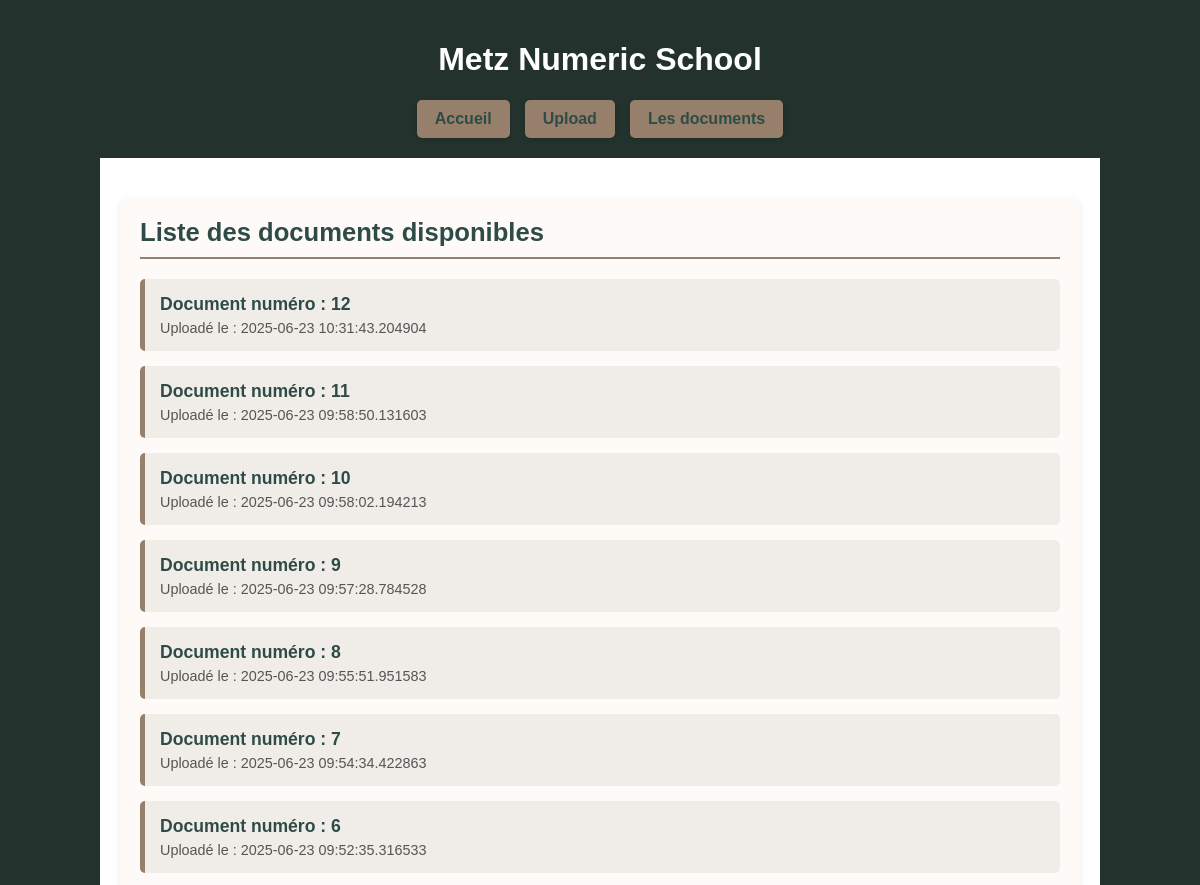
/list (upper part), run on an earlier commit of the app's database.
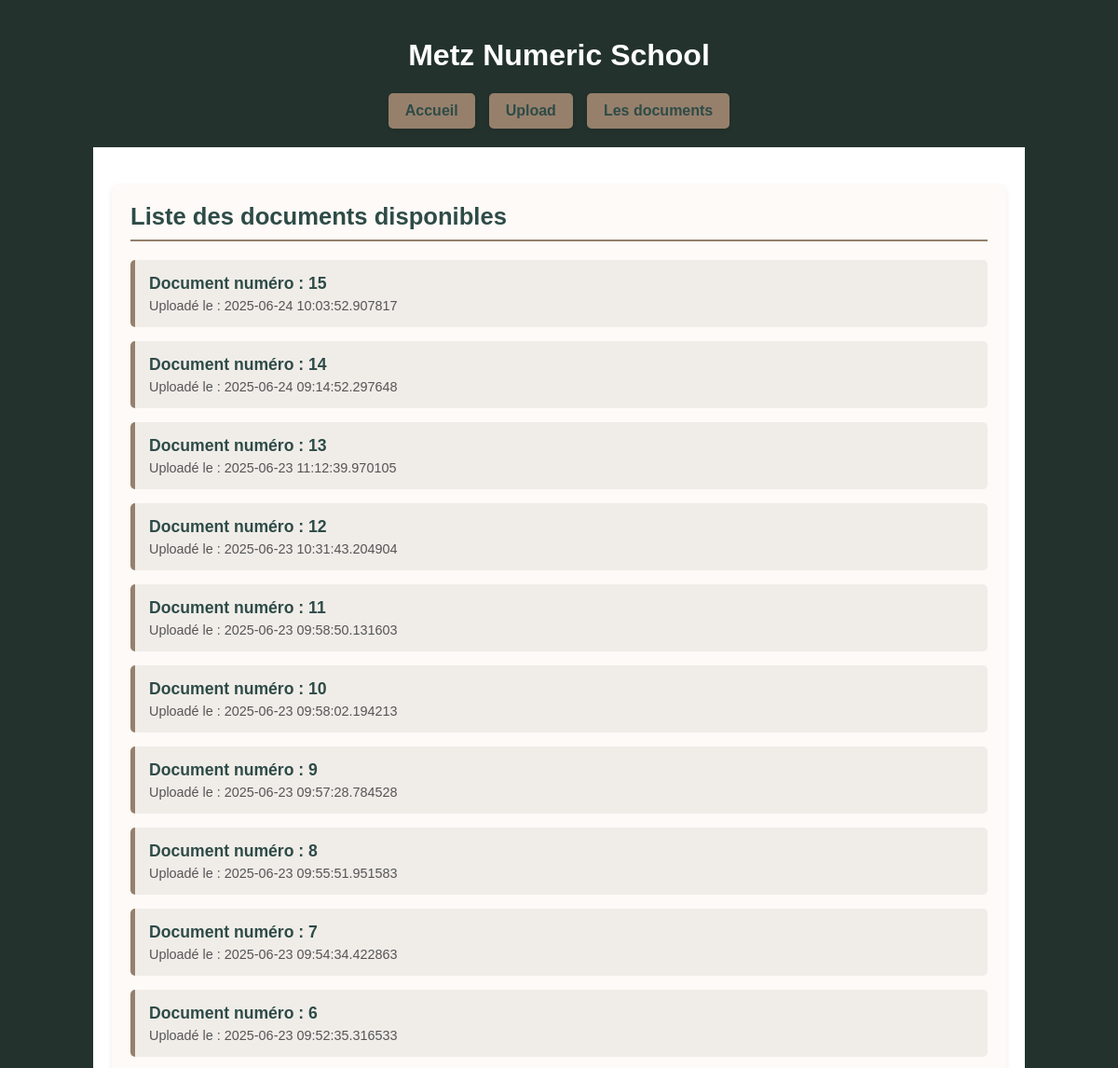
And on a later commit of the database.
### models/document.py (models this page shows, shortened)
class Document(db.Model):
    __tablename__ = 'documents'
    id = db.Column(db.Integer, primary_key=True)
    filename = db.Column(db.String(255), nullable=False)
    filepath = db.Column(db.String(255), nullable=False)
    uploaded_at = db.Column(db.DateTime, default=now_paris)
    faqs = db.relationship('FAQ', backref='document', lazy=True)

### app.py (the view)
@app.route('/list')
def list_documents():
    documents = Document.query.order_by(Document.id.desc()).all()
    return render_template('list.html', documents=documents)

### templates/list.html
{% extends "base.html" %}
{% block content %}
<section id="documents">
    <h2>Liste des documents disponibles</h2>
    {% if documents %}
        <ul>
            {% for doc in documents %}
                <li>
                    <strong>
                      <a href="{{ url_for('showfaq') }}?document_id={{ doc.id }}">
                        Document numéro : {{ doc.id }}
                      </a>
                    </strong><br>
                    <small>Uploadé le : {{ doc.uploaded_at }}</small>
                </li>
            {% endfor %}
        </ul>
    {% else %}
        <p>Aucun document disponible.</p>
    {% endif %}
</section>
{% endblock %}

### templates/base.html (shortened to what this page needs)
<!DOCTYPE html>
<html lang="fr">
<head>
    <link rel="stylesheet" href="{{ url_for('static', filename='style.css') }}">
</head>
<body>
    <header>
        <h1>Metz Numeric School</h1>
        <nav>
            <a href="/">Accueil</a>
            <a href="/upload"> Upload</a>
            <a href="/list"> Les documents</a>
        </nav>
    </header>
    <main>
        {% block content %}{% endblock %}
    </main>
</body>
</html>

### static/style.css (style rules this page uses)
body { font-family: Arial, sans-serif; margin: 0; background-color: #23322D; color: #333; }
header { background-color: #23322D; color: white; padding: 20px; text-align: center; }
nav { margin-top: 10px; display: flex; justify-content: center; gap: 15px; flex-wrap: wrap; }
nav a { background-color: #96806c; color: #2e4b47; padding: 10px 18px; text-decoration: none; font-weight: bold; border-radius: 5px; transition: background-color 0.3s ease, transform 0.2s ease; box-shadow: 0 2px 5px rgba(0, 0, 0, 0.1); }
main { padding: 40px 20px; max-width: 1000px; width: 100%; margin: auto; background-color: white; box-sizing: border-box; }
#documents { margin-top: 0px; padding: 20px; background-color: #fdfaf7; border-radius: 8px; box-shadow: 0 2px 6px rgba(0, 0, 0, 0.08); }
#documents h2 { color: #2e4b47; margin-top: 0; font-size: 1.6em; border-bottom: 2px solid #96806c; padding-bottom: 10px; margin-bottom: 20px; }
#documents ul { list-style: none; padding-left: 0; display: flex; flex-direction: column; gap: 15px; }
#documents li { background-color: #f0ede9; padding: 15px; border-left: 5px solid #96806c; border-radius: 5px; transition: background-color 0.3s ease; }
#documents a { color: #2e4b47; text-decoration: none; font-weight: bold; font-size: 1.1em; }
#documents small { display: block; color: #555; margin-top: 5px; font-size: 0.9em; }

What changed in the data, as far as the page shows it:
added Document: id "15", uploaded_at "2025-06-24 10:03:52.907817"
added Document: id "14", uploaded_at "2025-06-24 09:14:52.297648"
added Document: id "13", uploaded_at "2025-06-23 11:12:39.970105"
